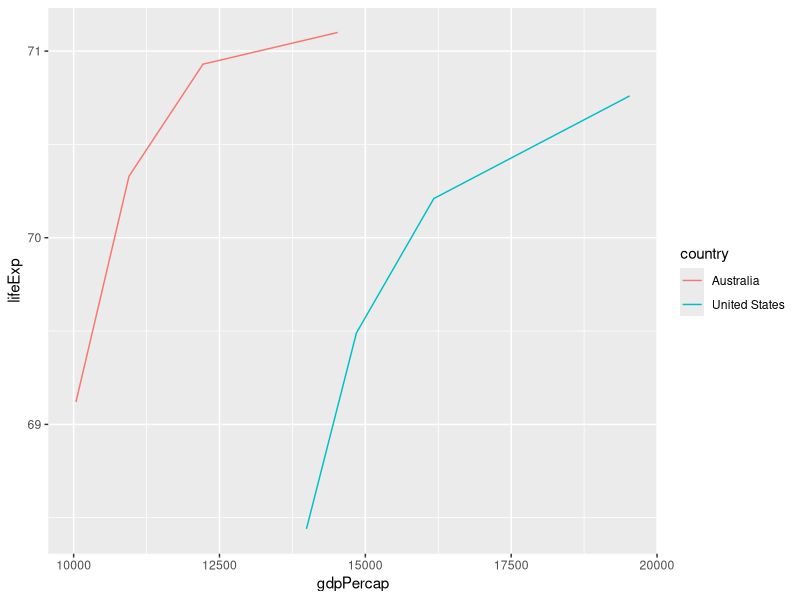

This chart was generated by the following R code:
## ---- chunk 1
knitr::opts_chunk$set(echo = TRUE)
## ---- chunk 2
knitr::opts_chunk$set(echo = TRUE)
library(ggplot2)
t = read.csv("gapminder-5060.csv")
usGap = subset(t, country == "United States")
ausGap = subset(t, country == "Australia")
finGap = rbind(usGap, ausGap)
ggplot(data = finGap, aes(y = lifeExp, x = gdpPercap, group = country, color = country)) + geom_line()
